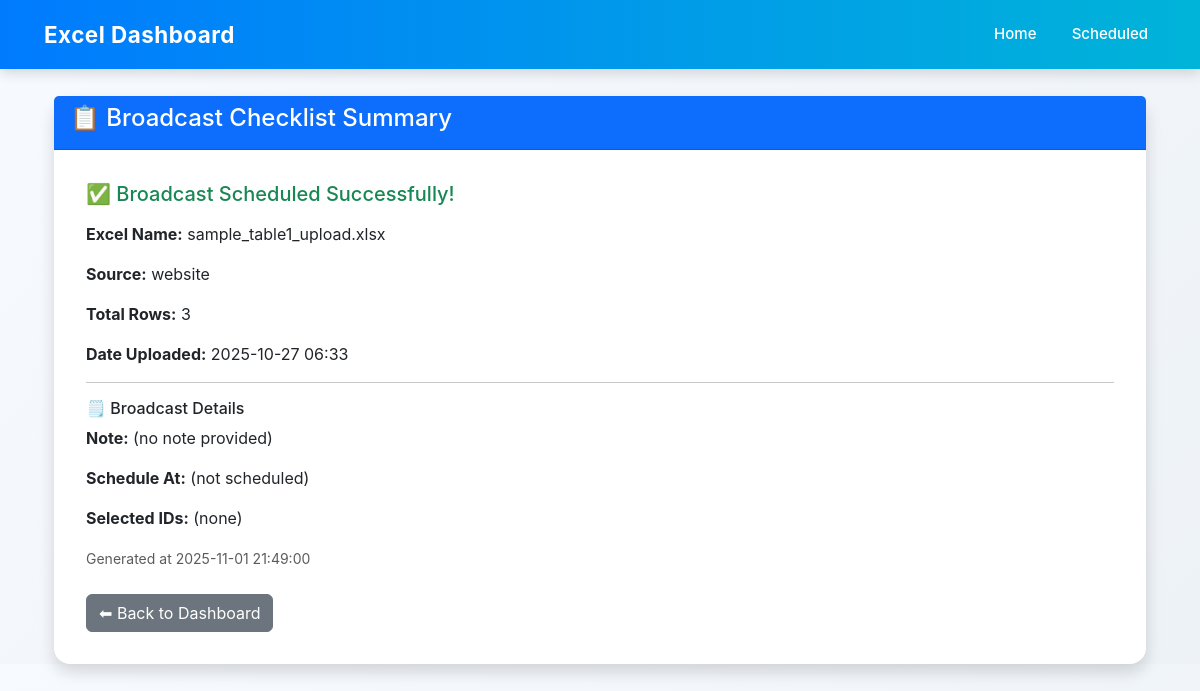
The page /checklist/4/ on the database its author committed.
### excel_app/models.py (models this page shows, shortened)
class ExcelUpload(models.Model):
    excel_file = models.FileField(upload_to='uploads/')
    excel_name = models.CharField(max_length=255)
    source = models.CharField(max_length=255, blank=True)
    count = models.PositiveIntegerField(default=0)  # type: ignore
    date_added = models.DateTimeField(auto_now_add=True)
    objects: "Manager[ExcelUpload]"  # type: ignore

### excel_app/views.py (the view)
# urls.py: path('checklist/<int:excel_id>/', views.checklist_detail, name='checklist_detail'),
def checklist_detail(request, excel_id):  # type: ignore
    record = get_object_or_404(ExcelUpload, id=excel_id)
    note = request.GET.get('note', '')
    schedule = request.GET.get('schedule', '')
    selected_ids = request.GET.get('selected', '')
    context = {
        'record': record,
        'note': note,
        'schedule': schedule,
        'selected_ids': selected_ids,
        'generated_time': datetime.now(),
    }
    return render(request, 'excel_app/checklist_detail.html', context)

### excel_app/templates/excel_app/checklist_detail.html
{% extends 'excel_app/base.html' %}
{% block content %}
<div class="container mt-4">
  <div class="card shadow">
    <div class="card-header bg-primary text-white">
      <h4>📋 Broadcast Checklist Summary</h4>
    </div>
    <div class="card-body">
      <h5 class="text-success mb-3">✅ Broadcast Scheduled Successfully!</h5>
      <p><b>Excel Name:</b> {{ record.excel_name }}</p>
      <p><b>Source:</b> {{ record.source }}</p>
      <p><b>Total Rows:</b> {{ record.count }}</p>
      <p><b>Date Uploaded:</b> {{ record.date_added|date:"Y-m-d H:i" }}</p>
      <hr>
      <h6>🗒️ Broadcast Details</h6>
      <p><b>Note:</b> {{ note|default:"(no note provided)" }}</p>
      <p><b>Schedule At:</b> {{ schedule|default:"(not scheduled)" }}</p>
      <p><b>Selected IDs:</b> {{ selected_ids|default:"(none)" }}</p>
      <p class="text-muted mt-3"><small>Generated at {{ generated_time|date:"Y-m-d H:i:s" }}</small></p>
      <div class="mt-4">
        <a href="{% url 'excel_app:table' %}" class="btn btn-secondary">⬅ Back to Dashboard</a>
      </div>
    </div>
  </div>
</div>
{% endblock %}

### excel_app/static/excel_app/styles.css (style rules this page uses)
body { background: linear-gradient(135deg, #f7faff 0%, #edf2f7 100%); font-family: 'Inter', 'Poppins', sans-serif; color: #2d3748; margin: 0; padding: 0; }
.card { background: #ffffff; border-radius: 16px; box-shadow: 0 8px 24px rgba(0, 0, 0, 0.08); border: none; transition: all 0.3s ease; }
.card-body { padding: 2rem; }

### rows shown on the page
ExcelUpload: excel_name "sample_table1_upload.xlsx", source "website", count "3", date_added "2025-10-27 06:33"

### other values the page prints
{{ note|default:"(no note provided)" }} "(no note provided)"
{{ schedule|default:"(not scheduled)" }} "(not scheduled)"
{{ selected_ids|default:"(none)" }} "(none)"
